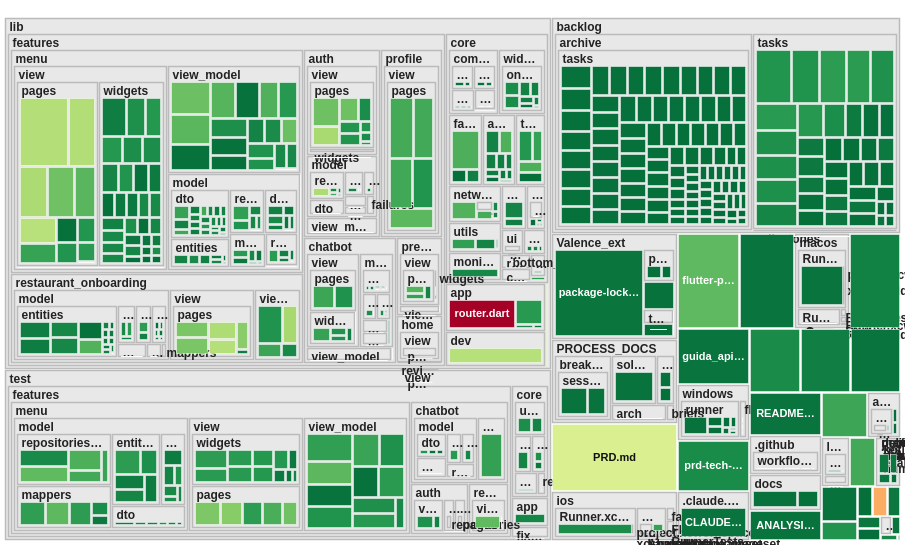

The Vega-Lite source for this figure:
### Vega specification from a JSON file in a GitHub repository (floating-point values rounded to 4 significant figures; data arrays with more than 128 entries replaced by an {"elided": "..."} marker saying what was removed)
{"$schema": "https://vega.github.io/schema/vega/v5.json", "description": "Code Hotspot Map — numa-mobile-develop", "width": 900, "height": 540, "padding": 2.5, "autosize": "none", "data": [{"name": "tree", "values": {"elided": "839 records"}, "transform": [{"type": "stratify", "key": "id", "parentKey": "parent"}, {"type": "treemap", "field": "loc", "sort": {"field": "value", "order": "descending"}, "round": true, "method": "squarify", "ratio": 1.618, "size": [{"signal": "width"}, {"signal": "height"}], "paddingInner": 2, "paddingTop": 16, "paddingOuter": 3}]}, {"name": "leaves", "source": "tree", "transform": [{"type": "filter", "expr": "!datum.children"}]}, {"name": "dirs", "source": "tree", "transform": [{"type": "filter", "expr": "datum.depth > 0 && datum.children"}]}], "scales": [{"name": "color", "type": "linear", "domain": {"data": "leaves", "field": "hotspot_score"}, "range": {"scheme": "redyellowgreen"}, "reverse": true, "zero": true}], "legends": [{"fill": "color", "title": "Risk (changes × log LOC)", "type": "gradient", "orient": "right", "gradientLength": 200, "gradientThickness": 14, "titleFontSize": 11, "labelFontSize": 10, "titleLimit": 200}], "marks": [{"type": "rect", "from": {"data": "dirs"}, "encode": {"enter": {"x": {"field": "x0"}, "y": {"field": "y0"}, "x2": {"field": "x1"}, "y2": {"field": "y1"}, "fill": {"value": "#e8e8e8"}, "stroke": {"value": "#bbb"}, "strokeWidth": {"value": 1.5}}}}, {"type": "text", "from": {"data": "dirs"}, "encode": {"enter": {"x": {"field": "x0", "offset": 4}, "y": {"field": "y0", "offset": 12}, "text": {"field": "name"}, "fontSize": {"value": 12}, "fontWeight": {"value": "bold"}, "fill": {"value": "#222"}, "clip": {"value": true}, "limit": {"signal": "datum.x1 - datum.x0 - 8"}}}}, {"type": "rect", "from": {"data": "leaves"}, "encode": {"enter": {"x": {"field": "x0"}, "y": {"field": "y0"}, "x2": {"field": "x1"}, "y2": {"field": "y1"}, "fill": {"scale": "color", "field": "hotspot_score"}, "tooltip": {"signal": "{'File': datum.id, 'Lines of Code': datum.loc, 'Changes': datum.changes, 'Main Author': datum.primary_author, 'Risk Score': datum.hotspot_score}"}}, "update": {"stroke": {"value": "white"}, "strokeWidth": {"value": 0.5}, "fillOpacity": {"value": 1}}, "hover": {"stroke": {"value": "#222"}, "strokeWidth": {"value": 2}, "fillOpacity": {"value": 0.85}, "cursor": {"value": "pointer"}}}}, {"type": "text", "from": {"data": "leaves"}, "encode": {"enter": {"x": {"signal": "(datum.x0 + datum.x1) / 2"}, "y": {"signal": "(datum.y0 + datum.y1) / 2"}, "text": {"signal": "(datum.x1 - datum.x0 > 55 && datum.y1 - datum.y0 > 20) ? datum.name : ''"}, "align": {"value": "center"}, "baseline": {"value": "middle"}, "fontSize": {"value": 11}, "fill": {"signal": "luminance(scale('color', datum.hotspot_score)) > 0.5 ? '#111' : '#fff'"}, "fontWeight": {"value": "bold"}, "clip": {"value": true}, "limit": {"signal": "datum.x1 - datum.x0 - 6"}}}}]}
